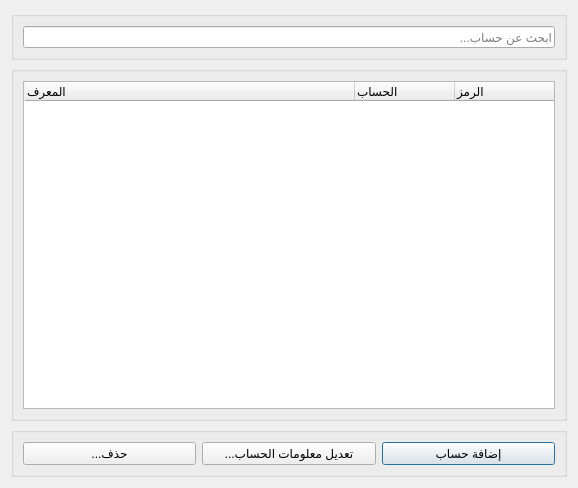
<?xml version="1.0" encoding="UTF-8"?>
<ui version="4.0">
 <class>Accounts</class>
 <widget class="QDialog" name="Accounts">
  <property name="windowModality">
   <enum>Qt::WindowModal</enum>
  </property>
  <property name="geometry">
   <rect>
    <x>0</x>
    <y>0</y>
    <width>578</width>
    <height>488</height>
   </rect>
  </property>
  <property name="windowTitle">
   <string>الحسابات</string>
  </property>
  <property name="layoutDirection">
   <enum>Qt::RightToLeft</enum>
  </property>
  <property name="modal">
   <bool>true</bool>
  </property>
  <layout class="QGridLayout" name="gridLayout_3">
   <item row="0" column="0">
    <widget class="QGroupBox" name="search_group">
     <property name="title">
      <string/>
     </property>
     <layout class="QHBoxLayout" name="horizontalLayout">
      <item>
       <widget class="QLineEdit" name="search_box">
        <property name="placeholderText">
         <string>ابحث عن حساب...</string>
        </property>
        <property name="clearButtonEnabled">
         <bool>true</bool>
        </property>
       </widget>
      </item>
     </layout>
    </widget>
   </item>
   <item row="1" column="0">
    <widget class="QGroupBox" name="groupBox">
     <property name="title">
      <string/>
     </property>
     <layout class="QGridLayout" name="gridLayout_2">
      <item row="0" column="0">
       <widget class="QTreeWidget" name="accounts_tree">
        <column>
         <property name="text">
          <string>الرمز</string>
         </property>
        </column>
        <column>
         <property name="text">
          <string>الحساب</string>
         </property>
        </column>
        <column>
         <property name="text">
          <string>المعرف</string>
         </property>
        </column>
       </widget>
      </item>
     </layout>
    </widget>
   </item>
   <item row="2" column="0">
    <widget class="QGroupBox" name="groupBox_2">
     <property name="layoutDirection">
      <enum>Qt::RightToLeft</enum>
     </property>
     <property name="title">
      <string/>
     </property>
     <layout class="QGridLayout" name="gridLayout">
      <item row="0" column="0">
       <widget class="QPushButton" name="add_btn">
        <property name="text">
         <string>إضافة حساب</string>
        </property>
       </widget>
      </item>
      <item row="0" column="2">
       <widget class="QPushButton" name="delete_btn">
        <property name="text">
         <string>...حذف</string>
        </property>
       </widget>
      </item>
      <item row="0" column="1">
       <widget class="QPushButton" name="edit_btn">
        <property name="text">
         <string>...تعديل معلومات الحساب</string>
        </property>
       </widget>
      </item>
     </layout>
    </widget>
   </item>
  </layout>
 </widget>
 <resources/>
 <connections/>
</ui>
